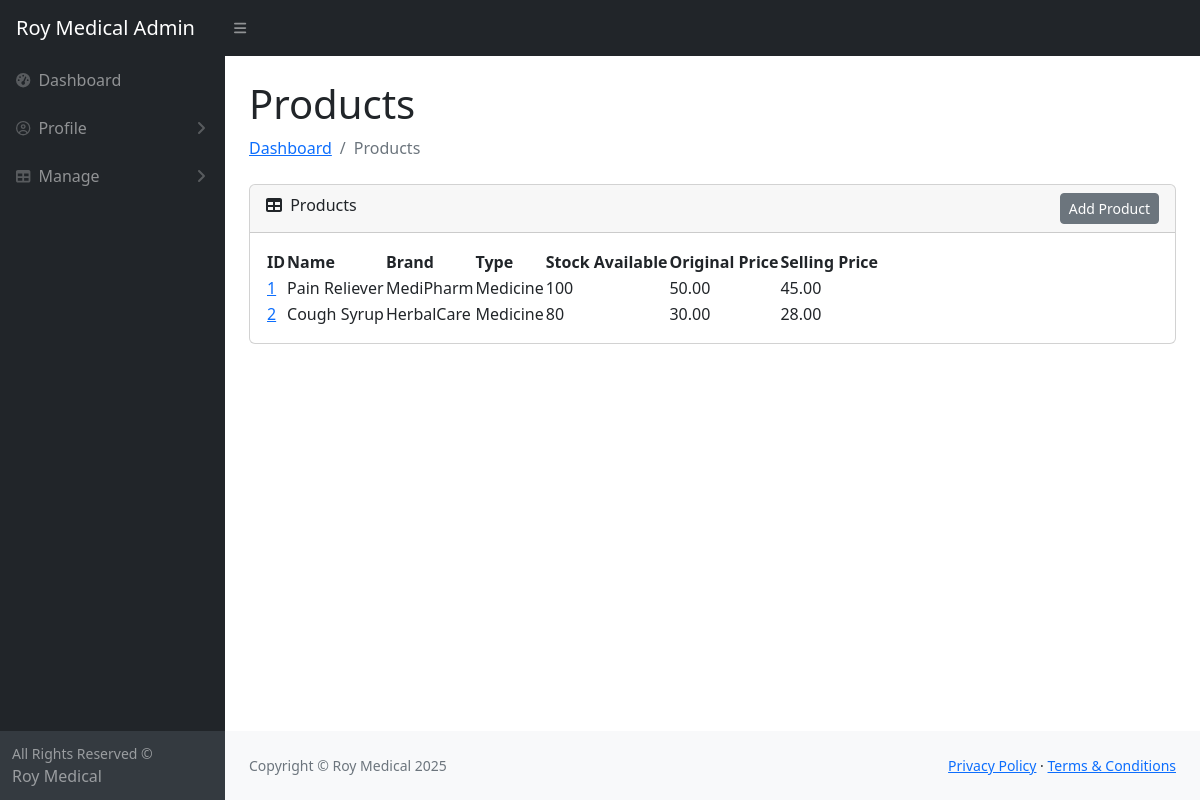
The page /admin/manage-products/index.php on the database its author committed.
### tables this page shows
CREATE TABLE products (
    id INT PRIMARY KEY AUTO_INCREMENT,
    name VARCHAR(255),
    brand VARCHAR(255),
    type VARCHAR(100),
    description TEXT,
    stock_available INT,
    area_available TEXT,
    original_price DECIMAL(10,2),
    selling_price DECIMAL(10,2)
);

### admin/manage-products/index.php (the view)
<?php include "../includes/header.php" ?>
<?php include "../includes/nav.php" ?>
<?php include "../../includes/db.php" ?>
<main>
    <div class="container-fluid px-4">
        <h1 class="mt-4">Products</h1>
        <ol class="breadcrumb mb-4">
            <li class="breadcrumb-item"><a href="/rm/admin/index.php">Dashboard</a></li>
            <li class="breadcrumb-item active">Products</li>
        </ol>
        <div class="card mb-4">
            <div class="card-header">
                <div class="row">
                    <div class="col-6">
                        <i class="fas fa-table me-1"></i>
                        Products
                    </div>
                    <div class="col-6">
                        <a href="add.php" class="btn btn-secondary btn-sm float-end">Add Product</a>
                    </div>
                </div>
            </div>
            <div class="card-body">
                <?php
                $query = "SELECT id, name, brand, type, stock_available, original_price, selling_price FROM products";
                $result = mysqli_query($conn, $query);
                ?>
                <table id="datatablesSimple">
                    <thead>
                        <tr>
                            <th>ID</th>
                            <th>Name</th>
                            <th>Brand</th>
                            <th>Type</th>
                            <th>Stock Available</th>
                            <th>Original Price</th>
                            <th>Selling Price</th>
                        </tr>
                    </thead>
                    <tbody>
                        <?php while ($row = mysqli_fetch_assoc($result)) : ?>
                            <tr>
                                <td>
                                    <a href="update_details.php?id=<?= $row['id']; ?>" class="text-primary">
                                        <?= $row['id']; ?>
                                    </a>
                                </td>
                                <td><?= $row['name']; ?></td>
                                <td><?= $row['brand']; ?></td>
                                <td><?= $row['type']; ?></td>
                                <td><?= $row['stock_available']; ?></td>
                                <td><?= $row['original_price']; ?></td>
                                <td><?= $row['selling_price']; ?></td>
                            </tr>
                        <?php endwhile; ?>
                    </tbody>
                </table>
            </div>
        </div>
    </div>
</main>
<?php include "../includes/footer.php" ?>

### rows shown on the page
products: id "1", name "Pain Reliever", brand "MediPharm", type "Medicine", stock_available "100", original_price "50.00", selling_price "45.00"
products: id "2", name "Cough Syrup", brand "HerbalCare", type "Medicine", stock_available "80", original_price "30.00", selling_price "28.00"
